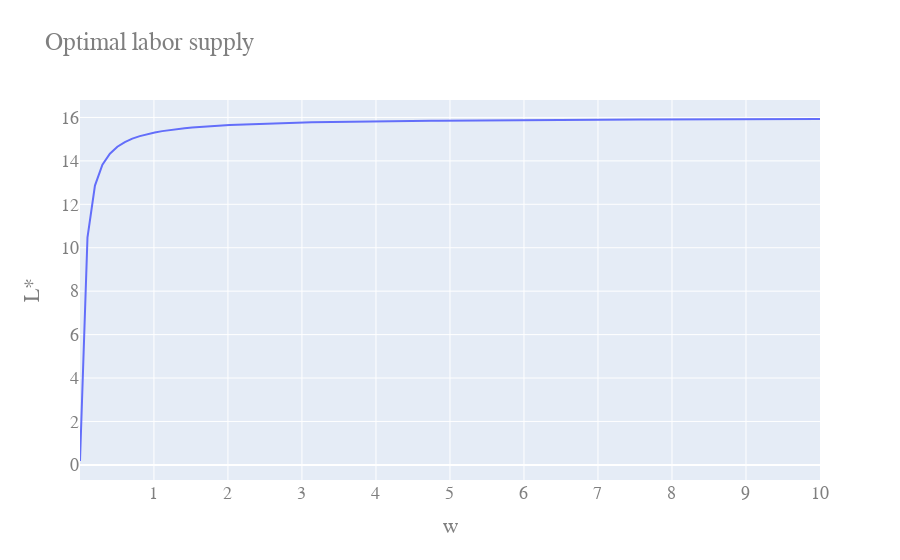

The code cell stored with this chart in its notebook:
### Markdown cell above
To demonstrate the relationship between the optimal labor supply and the variable $w$, we can create a grid of possible $w$-values and plot the corresponding optimal labor supply:

### Code cell
# Defining parameters:
alpha = 0.5
kappa = 1
nu = 1/(2*16**2)
tau = 0.3

# Defining the grid:
w_grid = np.linspace(0.001, 10, 100)

w_tilde = (1-tau)*w_grid

# Evaluating the function on the grid:
L_star_grid = L_star(kappa, alpha, nu, w_tilde)

# Plotting the function:
fig = go.Figure()
fig.add_trace(go.Scatter(x=w_grid, y=L_star_grid, name='L*(w_tilde)'))
fig.update_layout(
    title="Optimal labor supply",
    xaxis_title="w",
    yaxis_title="L*",
    font=dict(
        family="Courier New, monospace",
        size=18,
        color="#7f7f7f"
    )
)
fig.show()

### Figure 1 — Plotly figure (JSON) as saved in the notebook; plotly's stock layout.template omitted (floating-point values rounded to 4 significant figures)
{"data": [{"name": "L*(w_tilde)", "type": "scatter", "x": [0.001, 0.102, 0.203, 0.304, 0.405, 0.506, 0.607, 0.708, 0.809, 0.91, 1.011, 1.112, 1.213, 1.314, 1.415, 1.516, 1.617, 1.718, 1.819, 1.92, 2.021, 2.122, 2.223, 2.324, 2.425, 2.526, 2.627, 2.728, 2.829, 2.93, 3.031, 3.132, 3.233, 3.334, 3.435, 3.536, 3.637, 3.738, 3.839, 3.94, 4.041, 4.142, 4.243, 4.344, 4.445, 4.546, 4.647, 4.748, 4.849, 4.95, 5.051, 5.152, 5.253, 5.354, 5.455, 5.556, 5.657, 5.758, 5.859, 5.96, 6.061, 6.162, 6.263, 6.364, 6.465, 6.566, 6.667, 6.768, 6.869, 6.97, 7.071, 7.172, 7.273, 7.374, 7.475, 7.576, 7.677, 7.778, 7.879, 7.98, 8.081, 8.182, 8.283, 8.384, 8.485, 8.586, 8.687, 8.788, 8.889, 8.99, 9.091, 9.192, 9.293, 9.394, 9.495, 9.596, 9.697, 9.798, 9.899, 10], "y": [0.1792, 10.46, 12.86, 13.82, 14.33, 14.65, 14.87, 15.02, 15.14, 15.23, 15.31, 15.37, 15.42, 15.47, 15.5, 15.54, 15.56, 15.59, 15.61, 15.63, 15.65, 15.67, 15.68, 15.7, 15.71, 15.72, 15.73, 15.74, 15.75, 15.76, 15.77, 15.77, 15.78, 15.79, 15.79, 15.8, 15.8, 15.81, 15.82, 15.82, 15.82, 15.83, 15.83, 15.84, 15.84, 15.84, 15.85, 15.85, 15.85, 15.86, 15.86, 15.86, 15.86, 15.87, 15.87, 15.87, 15.87, 15.88, 15.88, 15.88, 15.88, 15.88, 15.89, 15.89, 15.89, 15.89, 15.89, 15.89, 15.9, 15.9, 15.9, 15.9, 15.9, 15.9, 15.9, 15.91, 15.91, 15.91, 15.91, 15.91, 15.91, 15.91, 15.91, 15.92, 15.92, 15.92, 15.92, 15.92, 15.92, 15.92, 15.92, 15.92, 15.92, 15.92, 15.92, 15.93, 15.93, 15.93, 15.93, 15.93]}], "layout": {"font": {"color": "#7f7f7f", "family": "Courier New, monospace", "size": 18}, "title": {"text": "Optimal labor supply"}, "xaxis": {"title": {"text": "w"}}, "yaxis": {"title": {"text": "L*"}}}}
